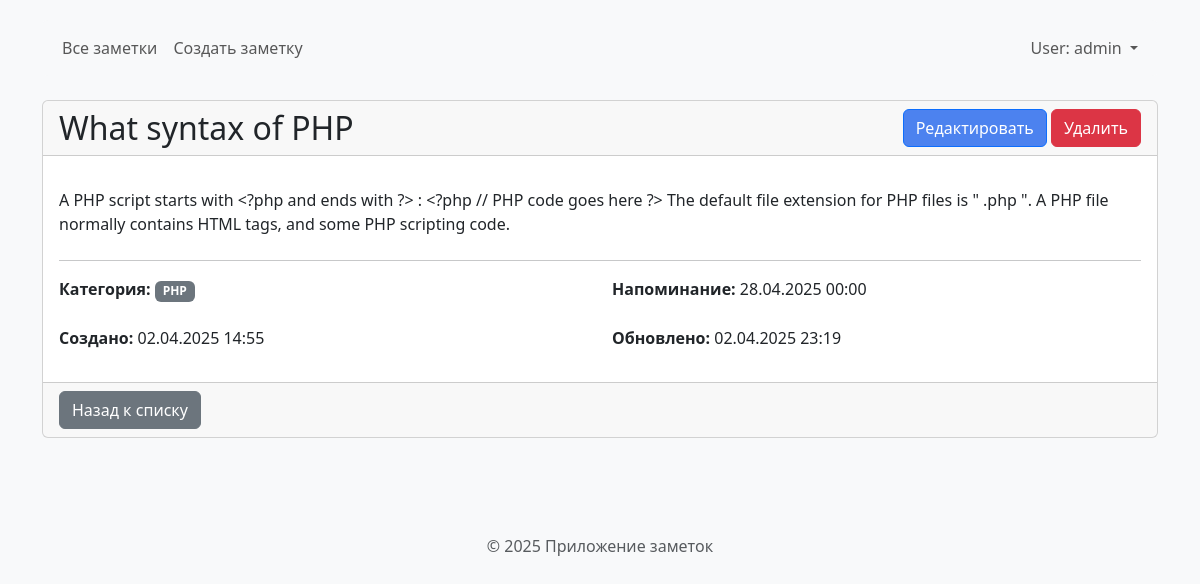
The page /notes/note/4/ (signed in) on the database its author committed.
### notes/models.py (models this page shows, shortened)
class Notes(models.Model):
    category = models.ForeignKey(Categories, on_delete=models.SET_NULL, null=True, blank=True, related_name="notes", verbose_name="Категория")
    title = models.CharField(max_length=100, verbose_name="Заголовок")
    text  = models.TextField(verbose_name="Содержание")
    reminder = models.DateTimeField(null=True, blank=True, verbose_name="Напоминание")
    created_at = models.DateTimeField(auto_now_add=True, verbose_name="Дата создания")
    updated_at = models.DateTimeField(auto_now=True, verbose_name="Дата обновления")
    user = models.ForeignKey(User, on_delete=models.SET_NULL, null=True, blank=True, related_name='notes',
                           verbose_name="Автор")
    group = models.ForeignKey(Group, on_delete=models.SET_NULL, null=True, blank=True, related_name='notes', verbose_name="Группа")
    class Meta:
        verbose_name = "Заметка"
        verbose_name_plural = "Заметки"
        ordering = ['-created_at']

class Categories(models.Model):
    title = models.CharField(max_length=100, unique=True, verbose_name="Название категории")
    class Meta:
        verbose_name = "Категория"
        verbose_name_plural = "Категории"

### notes/views.py (the view)
# urls.py: path("note/<int:pk>/", views.NoteDetailView.as_view(), name="note_detail"),
class NoteDetailView(LoginRequiredMixin, DetailView):
    model = Notes
    template_name = 'notes/note_detail.html'
    context_object_name = 'note'
    def get_object(self, queryset=None):
        obj = get_object_or_404(Notes, pk=self.kwargs['pk'])
        user_has_access = (
                obj.user == self.request.user or  # Автор заметки
                (obj.group and obj.group in self.request.user.note_groups.all())  # Член группы
        )
        if not user_has_access:
            raise PermissionDenied("У вас нет прав для просмотра этой заметки")
        return obj

### notes/context_processors.py (called while the page is built)
def group_permissions(request):
    context = {}
    try:
        group = Group.objects.get(name='Editor')
        context['can_group_add_notes'] = group.permissions.filter(
            content_type__app_label='Notes',
            codename='add_notes'  # Django typically uses add_modelname format
        ).exists()
    except Group.DoesNotExist:
        context['can_group_add_notes'] = False
    return context

### notes/templates/notes/note_detail.html (shortened to what this page needs)
{% extends "notes/index.html" %}
{% block content %}
    <div class="card mb-4">
        <div class="card-header d-flex justify-content-between align-items-center">
            <h2 class="mb-0">{{ note.title }}</h2>
            {% if note.user == request.user %}
            <div>
                <a href="{% url 'notes:note_update' note.pk %}" class="btn btn-primary">Редактировать</a>
                <a href="{% url 'notes:note_delete' note.pk %}" class="btn btn-danger">Удалить</a>
            </div>
            {% endif %}
        </div>
        <div class="card-body">
            <div class="mb-4">
                <p class="card-text">{{ note.text|linebreaks }}</p>
            </div>
            <hr>
            <div class="row">
                <div class="col-md-6">
                    <p><strong>Категория:</strong>
                        {% if note.category %}
                            <span class="badge bg-secondary">{{ note.category.title }}</span>
                        {% else %}
                            <span class="badge bg-light text-dark">Без категории</span>
                        {% endif %}
                    </p>
                </div>
                <div class="col-md-6">
                    <p><strong>Напоминание:</strong>
                        {% if note.reminder %}
                            {{ note.reminder|date:"d.m.Y H:i" }}
                        {% else %}
                            Не установлено
                        {% endif %}
                    </p>
                </div>
            </div>
            <div class="row mt-2">
                <div class="col-md-6">
                    <p><strong>Создано:</strong> {{ note.created_at|date:"d.m.Y H:i" }}</p>
                </div>
                <div class="col-md-6">
                    <p><strong>Обновлено:</strong> {{ note.updated_at|date:"d.m.Y H:i" }}</p>
                </div>
            </div>
        </div>
        <div class="card-footer">
            <a href="{% url 'notes:index' %}" class="btn btn-secondary">Назад к списку</a>
        </div>
    </div>
{% endblock %}

### notes/templates/notes/index.html (shortened to what this page needs)
{% load static %}
<!doctype html>
<html lang="en">
<head>
    <link href="{% static "css/bootstrap.min.css" %}" rel="stylesheet">
    <link rel="stylesheet" href="{% static 'icons/bootstrap-icons/font/bootstrap-icons.css' %}">
    <link href="{% static "notes/css/notes.css" %}" rel="stylesheet">
</head>
<body>
    <div class="container">
        <header class="mb-4">
            <nav class="navbar navbar-expand-lg navbar-light bg-light rounded">
                <div class="container-fluid">
                    <div class="collapse navbar-collapse justify-content-between" id="navbarNavDropdown">
                        <ul class="navbar-nav me-auto">
                            <li class="nav-item">
                                <a class="nav-link {% if request.resolver_match.url_name == 'index' %}active{% endif %}" href="{% url 'notes:index' %}">Все заметки</a>
                            </li>
                             {% if user.is_authenticated %}
                                {% if perms.notes.can_add_notes or can_group_add_notes %}
                                    <li class="nav-item">
                                        <a class="nav-link {% if request.resolver_match.url_name == 'add_note' %}active{% endif %}" href="{% url 'notes:add_note' %}">Создать заметку</a>
                                    </li>
                                {% endif %}
                            {% endif %}
                        </ul>
                       <ul class="navbar-nav mb-2 mb-lg-0">
                           {% if user.is_authenticated %}
                               <li class="nav-item dropdown">
                                    <a class="nav-link dropdown-toggle" href="#" id="userDropdown" role="button" data-bs-toggle="dropdown" aria-expanded="false">
                                        User: {{ user.get_username }}
                                    </a>
                               </li>
                           {% else %}
                             <li class="nav-item"><a class="nav-link" href="{% url 'login' %}?next={{ request.path }}">Login</a></li>
                           {% endif %}
                       </ul>
                    </div>
                </div>
            </nav>
        </header>
        <main>
            {% block content %}
            {% endblock %}
        </main>
        <footer class="my-5 pt-5 text-muted text-center text-small">
            <p>&copy; 2025 Приложение заметок</p>
        </footer>
    </div>
</body>
</html>

### notes/static/notes/css/notes.css (style rules this page uses)
body { padding-top: 20px; background-color: #f8f9fa; }
.btn-primary { background-color: #4C82EF !important; }

### rows shown on the page
Notes: title "What syntax of PHP", text "A PHP script starts with <?php and ends with ?> : <?php // PHP code goes here ?> The default file extension for PHP files is \" .php \". A PHP file normally contains HTML tags, and some PHP scripting code.", category "PHP", reminder "28.04.2025 00:00", created_at "02.04.2025 14:55", updated_at "02.04.2025 23:19"

### other values the page prints
{{ user.get_username }} "admin"
